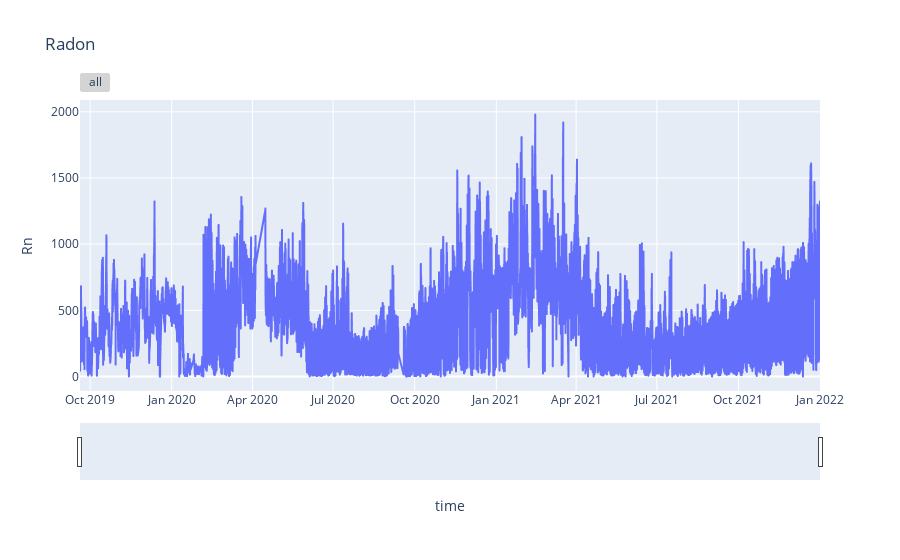

Source (notebook cell):
### Code cell
# plotter(D003_df,D003_df.index,'T','Temperature')
plotter(D003_df,D003_df.index,'Rn','Radon')
# plotter(D003_df,D003_df.index,'H','Humidity')
# plotter(D003_df,D003_df.index,'P','Presure')
# plotter(D003_df,D003_df.index,'CO2','Co2')

### Figure 1 — Plotly figure (JSON) as saved in the notebook; plotly's stock layout.template omitted (floating-point values rounded to 4 significant figures; data arrays with more than 128 entries replaced by an {"elided": "..."} marker saying what was removed)
{"data": [{"hovertemplate": "time=%{x}<br>Rn=%{y}<extra></extra>", "legendgroup": "", "line": {"color": "#636efa", "dash": "solid"}, "marker": {"symbol": "circle"}, "mode": "lines", "name": "", "showlegend": false, "type": "scattergl", "x": {"elided": "19111 str values"}, "xaxis": "x", "y": {"elided": "19111 float values"}, "yaxis": "y"}], "layout": {"legend": {"tracegroupgap": 0}, "title": {"text": "Radon"}, "xaxis": {"anchor": "y", "domain": [0, 1], "rangeselector": {"buttons": [{"step": "all"}]}, "rangeslider": {"visible": true}, "title": {"text": "time"}}, "yaxis": {"anchor": "x", "domain": [0, 1], "title": {"text": "Rn"}}}}
